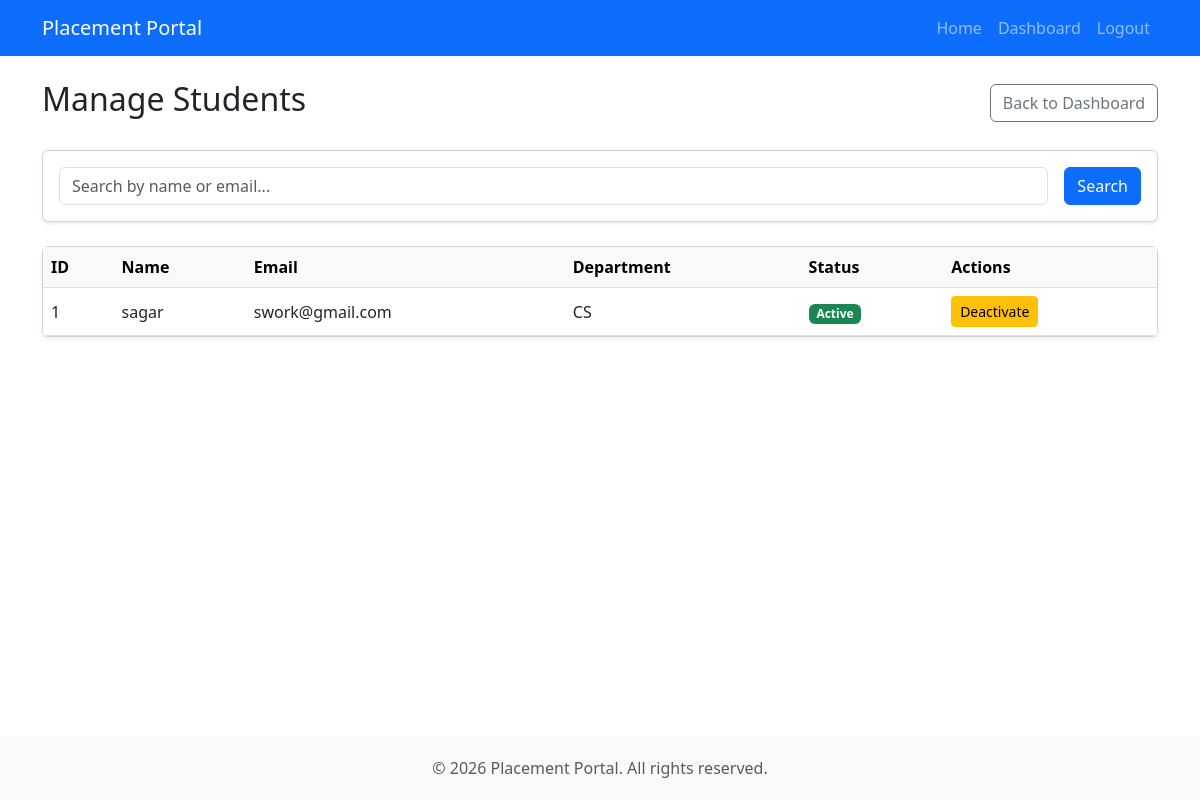
Page /admin/manage/students (signed in) on the earlier database version.
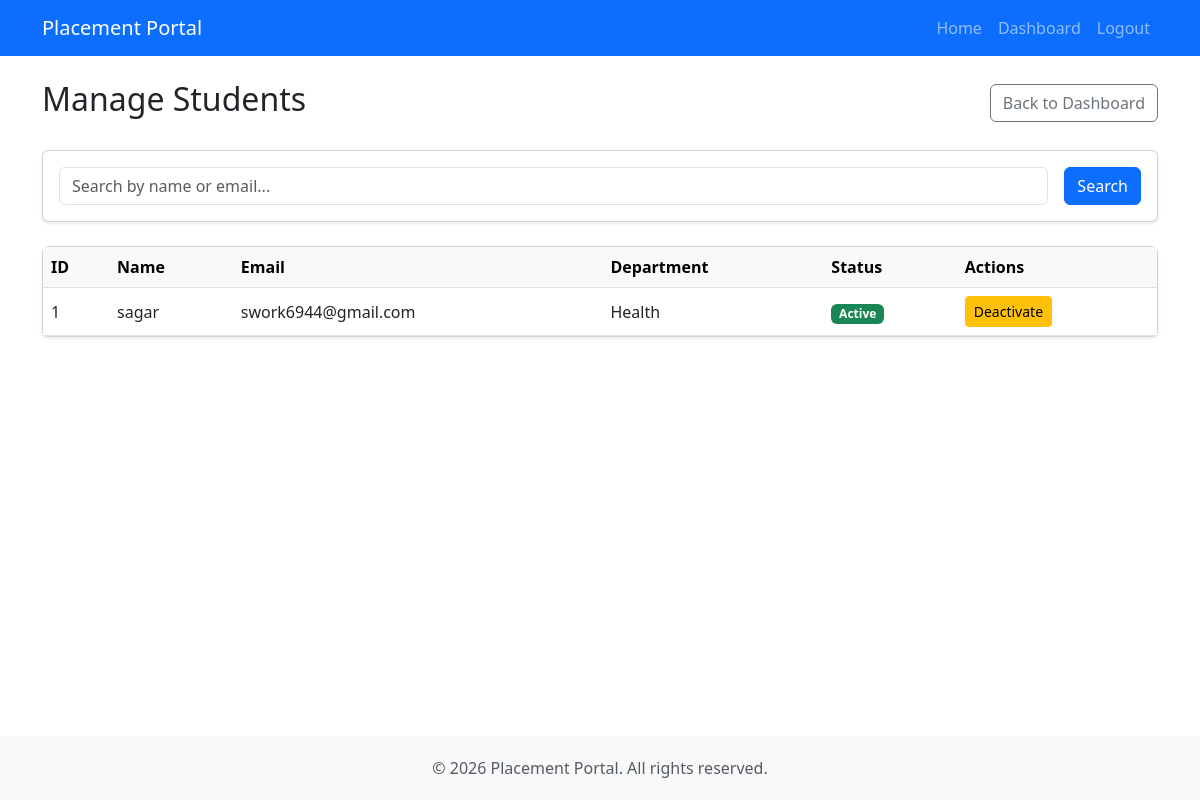
Same page on the later database version.
### models.py (models this page shows)
class Student(db.Model):
    id = db.Column(db.Integer, primary_key=True)
    name = db.Column(db.String(100), nullable=False)
    email = db.Column(db.String(100), unique=True, nullable=False)
    password = db.Column(db.String(200), nullable=False)
    department = db.Column(db.String(50))
    cgpa = db.Column(db.Float)
    resume = db.Column(db.String(200))
    is_active = db.Column(db.Boolean, default=True)
    applications = db.relationship("Application", backref="student", lazy=True)

### app.py (the view)
    @app.route("/admin/manage/students")
    @login_required("admin")
    def manage_students():
        search = request.args.get("search", "")
        if search:
            students = Student.query.filter(
                (Student.name.ilike(f"%{search}%")) | (Student.email.ilike(f"%{search}%"))
            ).all()
        else:
            students = Student.query.all()
        return render_template("admin/manage_students.html", students=students)

### templates/admin/manage_students.html (shortened to what this page needs)
{% extends "base.html" %}
{% block content %}
<div class="d-flex justify-content-between align-items-center mb-4">
    <h2>Manage Students</h2>
    <a href="{{ url_for('admin_dashboard') }}" class="btn btn-outline-secondary">Back to Dashboard</a>
</div>
<div class="card shadow-sm mb-4">
    <div class="card-body">
        <form class="row g-3" method="GET">
            <div class="col-auto flex-grow-1">
                <input type="text" name="search" class="form-control" placeholder="Search by name or email..."
                    value="{{ request.args.get('search', '') }}">
            </div>
            <div class="col-auto">
                <button type="submit" class="btn btn-primary">Search</button>
            </div>
        </form>
    </div>
</div>
<div class="card shadow-sm">
    <div class="table-responsive">
        <table class="table table-hover align-middle mb-0">
            <thead class="table-light">
                <tr>
                    <th>ID</th>
                    <th>Name</th>
                    <th>Email</th>
                    <th>Department</th>
                    <th>Status</th>
                    <th>Actions</th>
                </tr>
            </thead>
            <tbody>
                {% for student in students %}
                <tr>
                    <td>{{ student.id }}</td>
                    <td>{{ student.name }}</td>
                    <td>{{ student.email }}</td>
                    <td>{{ student.department }}</td>
                    <td>
                        {% if student.is_active %}
                        <span class="badge bg-success">Active</span>
                        {% else %}
                        <span class="badge bg-secondary">Inactive</span>
                        {% endif %}
                    </td>
                    <td>
                        {% if student.is_active %}
                        <a href="{{ url_for('student_action', student_id=student.id, action='deactivate') }}"
                            class="btn btn-sm btn-warning">Deactivate</a>
                        {% else %}
                        <a href="{{ url_for('student_action', student_id=student.id, action='activate') }}"
                            class="btn btn-sm btn-success">Activate</a>
                        {% endif %}
                    </td>
                </tr>
                {% else %}
                <tr>
                    <td colspan="6" class="text-center text-muted">No students found.</td>
                </tr>
                {% endfor %}
            </tbody>
        </table>
    </div>
</div>
{% endblock %}

Differences in the rows shown:
changed Student "sagar": email "swork@gmail.com" → "swork6944@gmail.com"; department "CS" → "Health"
